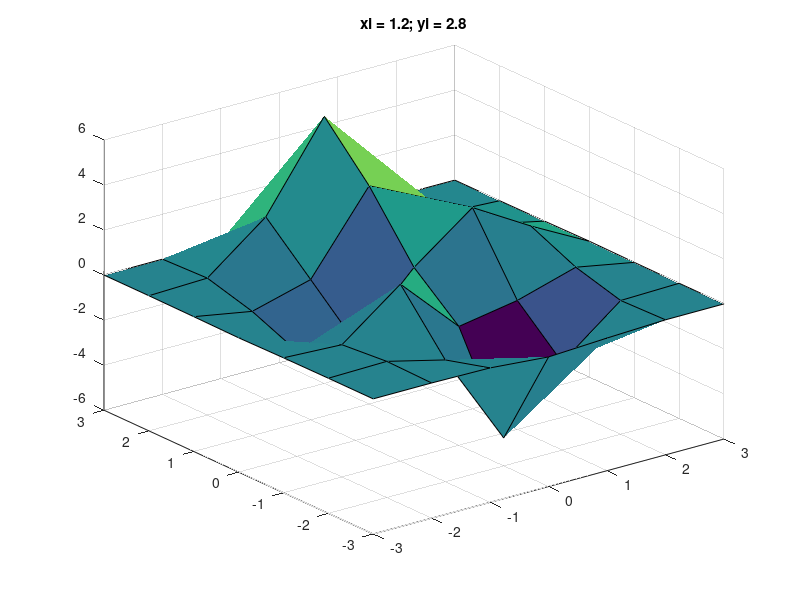
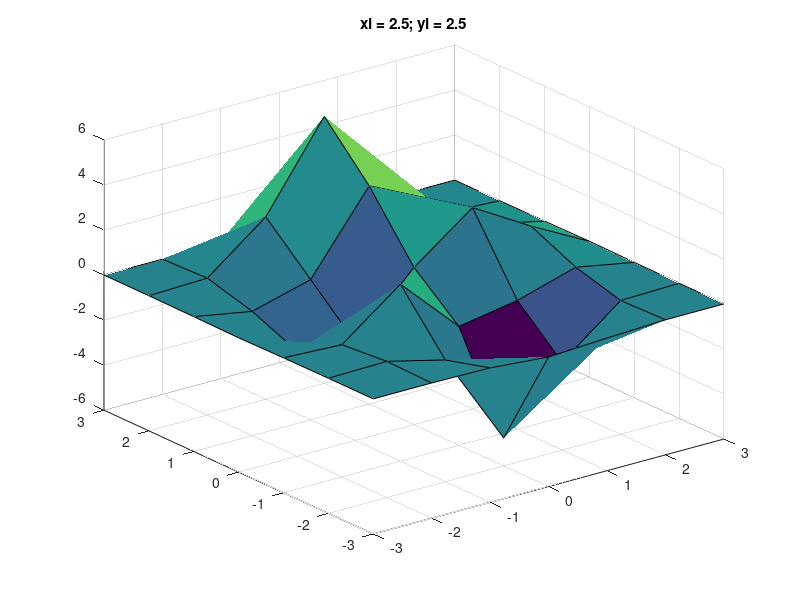

These charts were generated, in order, by the following MATLAB code:
% ©2020 HP.
clc;
clear;
clf;
pkg load optim
fprintf('\n--------------------------------------\n')
fprintf('Labwork 4: V. CURVE FITTING PROBLEMS\n');
fprintf('EXERCISE 4\n');
fprintf('\n--------------------------------------\n\n')
x = -3:1:3
y = -3:1:3
meshgrid(x,y)
z = peaks(x,y)
fprintf('\n--------------------------------------\n\n')
xi = 1.2
yi = 2.8
zi = interp2(x, y, z, xi, yi)
figure
surf(x,y,z)
title('xi = 1.2; yi = 2.8');
fprintf('\n--------------------------------------\n\n')
xi = 2.5
yi = 2.5
zi = interp2(x, y, z, xi, yi)
figure
surf(x,y,z)
title('xi = 2.5; yi = 2.5');
